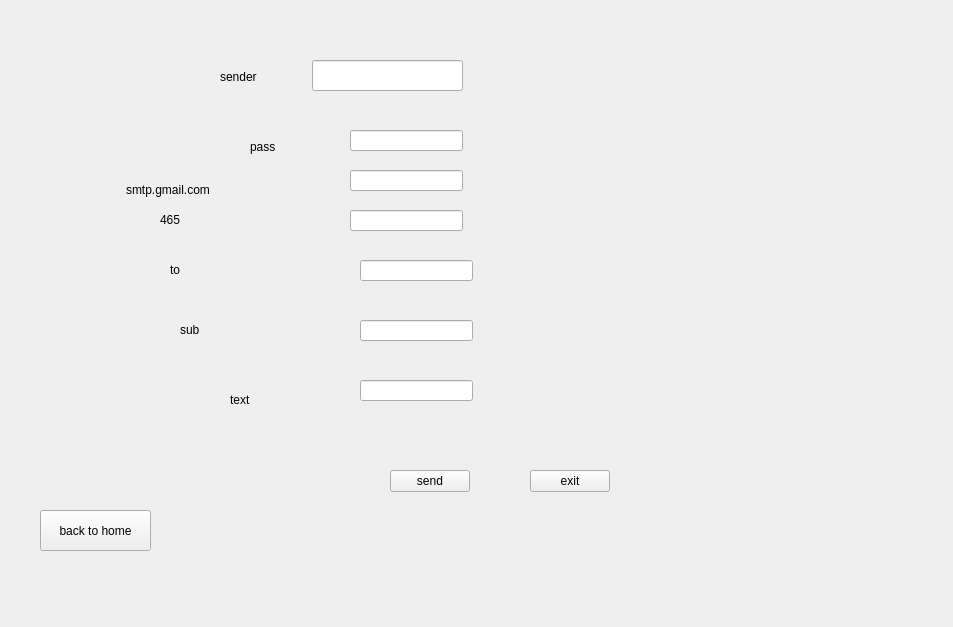
<?xml version="1.0" encoding="UTF-8"?>
<ui version="4.0">
 <class>home</class>
 <widget class="QWidget" name="home">
  <property name="geometry">
   <rect>
    <x>0</x>
    <y>0</y>
    <width>953</width>
    <height>627</height>
   </rect>
  </property>
  <property name="windowTitle">
   <string>Form</string>
  </property>
  <widget class="QStackedWidget" name="stackedWidget">
   <property name="geometry">
    <rect>
     <x>-30</x>
     <y>10</y>
     <width>981</width>
     <height>631</height>
    </rect>
   </property>
   <property name="currentIndex">
    <number>3</number>
   </property>
   <widget class="QWidget" name="page">
    <widget class="QPushButton" name="terrain">
     <property name="geometry">
      <rect>
       <x>450</x>
       <y>80</y>
       <width>191</width>
       <height>91</height>
      </rect>
     </property>
     <property name="text">
      <string>Gestion terrain</string>
     </property>
    </widget>
    <widget class="QPushButton" name="employes">
     <property name="geometry">
      <rect>
       <x>460</x>
       <y>270</y>
       <width>191</width>
       <height>91</height>
      </rect>
     </property>
     <property name="text">
      <string>Gestion employees</string>
     </property>
    </widget>
    <widget class="QPushButton" name="pushButton">
     <property name="geometry">
      <rect>
       <x>100</x>
       <y>250</y>
       <width>191</width>
       <height>81</height>
      </rect>
     </property>
     <property name="text">
      <string>Exit</string>
     </property>
    </widget>
    <widget class="QPushButton" name="report">
     <property name="geometry">
      <rect>
       <x>520</x>
       <y>440</y>
       <width>111</width>
       <height>22</height>
      </rect>
     </property>
     <property name="text">
      <string>Send report/email</string>
     </property>
    </widget>
   </widget>
   <widget class="QWidget" name="page_2">
    <widget class="QLabel" name="label">
     <property name="geometry">
      <rect>
       <x>380</x>
       <y>-10</y>
       <width>311</width>
       <height>81</height>
      </rect>
     </property>
     <property name="text">
      <string>Gestion terrain</string>
     </property>
    </widget>
    <widget class="QPushButton" name="home_2">
     <property name="geometry">
      <rect>
       <x>40</x>
       <y>550</y>
       <width>80</width>
       <height>22</height>
      </rect>
     </property>
     <property name="text">
      <string>Back to home</string>
     </property>
    </widget>
    <widget class="QTabWidget" name="tabWidget">
     <property name="geometry">
      <rect>
       <x>130</x>
       <y>60</y>
       <width>691</width>
       <height>431</height>
      </rect>
     </property>
     <property name="currentIndex">
      <number>0</number>
     </property>
     <widget class="QWidget" name="tab">
      <attribute name="title">
       <string>Ajouter</string>
      </attribute>
      <widget class="QLineEdit" name="nom">
       <property name="geometry">
        <rect>
         <x>40</x>
         <y>40</y>
         <width>141</width>
         <height>21</height>
        </rect>
       </property>
      </widget>
      <widget class="QLineEdit" name="location">
       <property name="geometry">
        <rect>
         <x>40</x>
         <y>90</y>
         <width>141</width>
         <height>21</height>
        </rect>
       </property>
      </widget>
      <widget class="QLineEdit" name="capacite">
       <property name="geometry">
        <rect>
         <x>40</x>
         <y>140</y>
         <width>141</width>
         <height>21</height>
        </rect>
       </property>
      </widget>
      <widget class="QLineEdit" name="nbremployes">
       <property name="geometry">
        <rect>
         <x>40</x>
         <y>190</y>
         <width>141</width>
         <height>21</height>
        </rect>
       </property>
      </widget>
      <widget class="QLabel" name="label_3">
       <property name="geometry">
        <rect>
         <x>70</x>
         <y>10</y>
         <width>81</width>
         <height>16</height>
        </rect>
       </property>
       <property name="text">
        <string>Nom du stade</string>
       </property>
      </widget>
      <widget class="QLabel" name="label_4">
       <property name="geometry">
        <rect>
         <x>80</x>
         <y>70</y>
         <width>81</width>
         <height>16</height>
        </rect>
       </property>
       <property name="text">
        <string>Location</string>
       </property>
      </widget>
      <widget class="QLabel" name="label_5">
       <property name="geometry">
        <rect>
         <x>80</x>
         <y>120</y>
         <width>81</width>
         <height>16</height>
        </rect>
       </property>
       <property name="text">
        <string>Capacite</string>
       </property>
      </widget>
      <widget class="QLabel" name="label_6">
       <property name="geometry">
        <rect>
         <x>70</x>
         <y>170</y>
         <width>81</width>
         <height>16</height>
        </rect>
       </property>
       <property name="text">
        <string>Nbr employes</string>
       </property>
      </widget>
      <widget class="QPushButton" name="pushButton_2">
       <property name="geometry">
        <rect>
         <x>320</x>
         <y>90</y>
         <width>80</width>
         <height>22</height>
        </rect>
       </property>
       <property name="text">
        <string>add</string>
       </property>
      </widget>
     </widget>
     <widget class="QWidget" name="tab_2">
      <attribute name="title">
       <string>afficher</string>
      </attribute>
      <widget class="QTableView" name="tableView">
       <property name="geometry">
        <rect>
         <x>10</x>
         <y>10</y>
         <width>431</width>
         <height>311</height>
        </rect>
       </property>
      </widget>
      <widget class="QPushButton" name="loadview">
       <property name="geometry">
        <rect>
         <x>520</x>
         <y>280</y>
         <width>80</width>
         <height>22</height>
        </rect>
       </property>
       <property name="text">
        <string>Load</string>
       </property>
      </widget>
     </widget>
    </widget>
   </widget>
   <widget class="QWidget" name="page_3">
    <widget class="QLabel" name="label_2">
     <property name="geometry">
      <rect>
       <x>330</x>
       <y>20</y>
       <width>331</width>
       <height>31</height>
      </rect>
     </property>
     <property name="text">
      <string>Gestion emplyes</string>
     </property>
    </widget>
    <widget class="QPushButton" name="home_3">
     <property name="geometry">
      <rect>
       <x>60</x>
       <y>490</y>
       <width>131</width>
       <height>41</height>
      </rect>
     </property>
     <property name="text">
      <string>back to home</string>
     </property>
    </widget>
    <widget class="QLineEdit" name="nom_emp">
     <property name="geometry">
      <rect>
       <x>80</x>
       <y>130</y>
       <width>141</width>
       <height>21</height>
      </rect>
     </property>
    </widget>
    <widget class="QLineEdit" name="prenom_emp">
     <property name="geometry">
      <rect>
       <x>302</x>
       <y>130</y>
       <width>151</width>
       <height>21</height>
      </rect>
     </property>
    </widget>
    <widget class="QLineEdit" name="age_emp">
     <property name="geometry">
      <rect>
       <x>70</x>
       <y>240</y>
       <width>141</width>
       <height>21</height>
      </rect>
     </property>
    </widget>
    <widget class="QLineEdit" name="salaire_emp">
     <property name="geometry">
      <rect>
       <x>310</x>
       <y>240</y>
       <width>141</width>
       <height>21</height>
      </rect>
     </property>
    </widget>
    <widget class="QLabel" name="label_11">
     <property name="geometry">
      <rect>
       <x>130</x>
       <y>80</y>
       <width>47</width>
       <height>14</height>
      </rect>
     </property>
     <property name="text">
      <string>Nom</string>
     </property>
    </widget>
    <widget class="QLabel" name="label_12">
     <property name="geometry">
      <rect>
       <x>360</x>
       <y>110</y>
       <width>47</width>
       <height>14</height>
      </rect>
     </property>
     <property name="text">
      <string>Prenom</string>
     </property>
    </widget>
    <widget class="QLabel" name="label_13">
     <property name="geometry">
      <rect>
       <x>130</x>
       <y>200</y>
       <width>47</width>
       <height>14</height>
      </rect>
     </property>
     <property name="text">
      <string>Age</string>
     </property>
    </widget>
    <widget class="QLabel" name="label_14">
     <property name="geometry">
      <rect>
       <x>350</x>
       <y>210</y>
       <width>81</width>
       <height>16</height>
      </rect>
     </property>
     <property name="text">
      <string>Salaire</string>
     </property>
    </widget>
    <widget class="QComboBox" name="post_emp">
     <property name="geometry">
      <rect>
       <x>180</x>
       <y>330</y>
       <width>121</width>
       <height>22</height>
      </rect>
     </property>
     <item>
      <property name="text">
       <string/>
      </property>
     </item>
     <item>
      <property name="text">
       <string>Maintenance</string>
      </property>
     </item>
     <item>
      <property name="text">
       <string>Securité</string>
      </property>
     </item>
     <item>
      <property name="text">
       <string>Service medicale</string>
      </property>
     </item>
    </widget>
    <widget class="QLabel" name="label_15">
     <property name="geometry">
      <rect>
       <x>220</x>
       <y>300</y>
       <width>61</width>
       <height>16</height>
      </rect>
     </property>
     <property name="text">
      <string>Poste</string>
     </property>
    </widget>
    <widget class="QPushButton" name="add">
     <property name="geometry">
      <rect>
       <x>660</x>
       <y>420</y>
       <width>80</width>
       <height>22</height>
      </rect>
     </property>
     <property name="text">
      <string>add</string>
     </property>
    </widget>
    <widget class="QPushButton" name="delete_2">
     <property name="geometry">
      <rect>
       <x>560</x>
       <y>420</y>
       <width>80</width>
       <height>22</height>
      </rect>
     </property>
     <property name="text">
      <string>delete</string>
     </property>
    </widget>
    <widget class="QTableView" name="tableView_2">
     <property name="geometry">
      <rect>
       <x>470</x>
       <y>50</y>
       <width>491</width>
       <height>331</height>
      </rect>
     </property>
     <property name="sortingEnabled">
      <bool>true</bool>
     </property>
    </widget>
    <widget class="QPushButton" name="load_table">
     <property name="geometry">
      <rect>
       <x>750</x>
       <y>420</y>
       <width>80</width>
       <height>22</height>
      </rect>
     </property>
     <property name="text">
      <string>load data</string>
     </property>
    </widget>
    <widget class="QPushButton" name="pdf">
     <property name="geometry">
      <rect>
       <x>850</x>
       <y>420</y>
       <width>80</width>
       <height>22</height>
      </rect>
     </property>
     <property name="text">
      <string>Export to PDF</string>
     </property>
    </widget>
   </widget>
   <widget class="QWidget" name="page_4">
    <widget class="QPushButton" name="home_4">
     <property name="geometry">
      <rect>
       <x>70</x>
       <y>500</y>
       <width>111</width>
       <height>41</height>
      </rect>
     </property>
     <property name="text">
      <string>back to home</string>
     </property>
    </widget>
    <widget class="QLineEdit" name="lineEdit_sender">
     <property name="geometry">
      <rect>
       <x>342</x>
       <y>50</y>
       <width>151</width>
       <height>31</height>
      </rect>
     </property>
    </widget>
    <widget class="QLineEdit" name="lineEdit_pass">
     <property name="geometry">
      <rect>
       <x>380</x>
       <y>120</y>
       <width>113</width>
       <height>21</height>
      </rect>
     </property>
    </widget>
    <widget class="QLineEdit" name="lineEdit_smtp">
     <property name="geometry">
      <rect>
       <x>380</x>
       <y>160</y>
       <width>113</width>
       <height>21</height>
      </rect>
     </property>
    </widget>
    <widget class="QLineEdit" name="lineEdit_465">
     <property name="geometry">
      <rect>
       <x>380</x>
       <y>200</y>
       <width>113</width>
       <height>21</height>
      </rect>
     </property>
    </widget>
    <widget class="QLineEdit" name="lineEdit_recepiant">
     <property name="geometry">
      <rect>
       <x>390</x>
       <y>250</y>
       <width>113</width>
       <height>21</height>
      </rect>
     </property>
     <property name="text">
      <string/>
     </property>
    </widget>
    <widget class="QLineEdit" name="lineEdit_subject">
     <property name="geometry">
      <rect>
       <x>390</x>
       <y>310</y>
       <width>113</width>
       <height>21</height>
      </rect>
     </property>
    </widget>
    <widget class="QLineEdit" name="lineEdit_text">
     <property name="geometry">
      <rect>
       <x>390</x>
       <y>370</y>
       <width>113</width>
       <height>21</height>
      </rect>
     </property>
    </widget>
    <widget class="QPushButton" name="sendBtn">
     <property name="geometry">
      <rect>
       <x>420</x>
       <y>460</y>
       <width>80</width>
       <height>22</height>
      </rect>
     </property>
     <property name="text">
      <string>send</string>
     </property>
    </widget>
    <widget class="QPushButton" name="exitBtn">
     <property name="geometry">
      <rect>
       <x>560</x>
       <y>460</y>
       <width>80</width>
       <height>22</height>
      </rect>
     </property>
     <property name="text">
      <string>exit</string>
     </property>
    </widget>
    <widget class="QLabel" name="label_7">
     <property name="geometry">
      <rect>
       <x>250</x>
       <y>60</y>
       <width>47</width>
       <height>14</height>
      </rect>
     </property>
     <property name="text">
      <string>sender</string>
     </property>
    </widget>
    <widget class="QLabel" name="label_8">
     <property name="geometry">
      <rect>
       <x>280</x>
       <y>130</y>
       <width>47</width>
       <height>14</height>
      </rect>
     </property>
     <property name="text">
      <string>pass</string>
     </property>
    </widget>
    <widget class="QLabel" name="label_9">
     <property name="geometry">
      <rect>
       <x>156</x>
       <y>170</y>
       <width>181</width>
       <height>20</height>
      </rect>
     </property>
     <property name="text">
      <string>smtp.gmail.com</string>
     </property>
    </widget>
    <widget class="QLabel" name="label_10">
     <property name="geometry">
      <rect>
       <x>190</x>
       <y>200</y>
       <width>181</width>
       <height>20</height>
      </rect>
     </property>
     <property name="text">
      <string>465</string>
     </property>
    </widget>
    <widget class="QLabel" name="label_16">
     <property name="geometry">
      <rect>
       <x>200</x>
       <y>250</y>
       <width>181</width>
       <height>20</height>
      </rect>
     </property>
     <property name="text">
      <string>to</string>
     </property>
    </widget>
    <widget class="QLabel" name="label_17">
     <property name="geometry">
      <rect>
       <x>210</x>
       <y>310</y>
       <width>181</width>
       <height>20</height>
      </rect>
     </property>
     <property name="text">
      <string>sub</string>
     </property>
    </widget>
    <widget class="QLabel" name="label_18">
     <property name="geometry">
      <rect>
       <x>260</x>
       <y>380</y>
       <width>181</width>
       <height>20</height>
      </rect>
     </property>
     <property name="text">
      <string>text</string>
     </property>
    </widget>
   </widget>
  </widget>
 </widget>
 <resources/>
 <connections/>
</ui>
